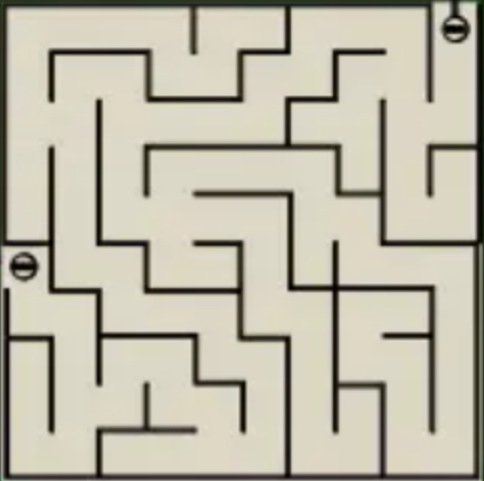
#> input picture maze-solver/maze.png, 484 x 481 px
$ python test.py
#> lines starting #> are read from the running program, lines starting #| are printed output that depends on the picture; after the words box and inside, x2 and y2 are one past the last pixel; in counts of white or black regions, pixels touching at a corner belong together
#!/usr/bin/env python3

import os
import cv2
import numpy as np

if __name__ == '__main__':
    image_file = 'maze.png'
    if not os.path.exists(image_file):
        print('\n[Error] Image not found')
        exit()
    original_img = cv2.imread(image_file, cv2.IMREAD_COLOR)
#> original_img is the input picture: shape (481, 484, 3); mean B, G, R 168.4, 184.8, 189.2
    original_img = cv2.rotate(original_img, cv2.ROTATE_90_COUNTERCLOCKWISE)
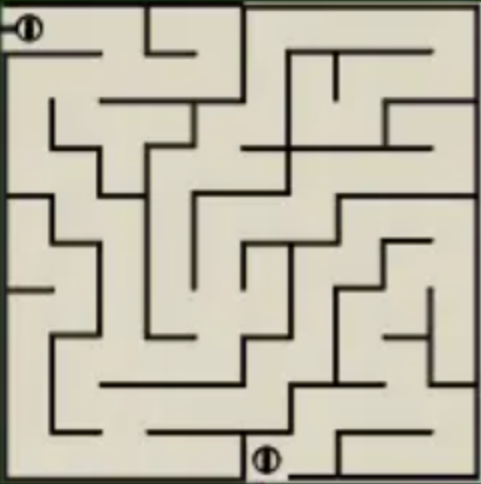
#> original_img: shape (484, 481, 3); mean B, G, R 168.4, 184.8, 189.2
    height, widht = original_img[:, :, 0].shape
#> height = 484; widht = 481
    original_img = cv2.resize(original_img, (height, height))
#> original_img: shape (484, 484, 3)
    img = cv2.cvtColor(original_img, cv2.COLOR_BGR2GRAY)
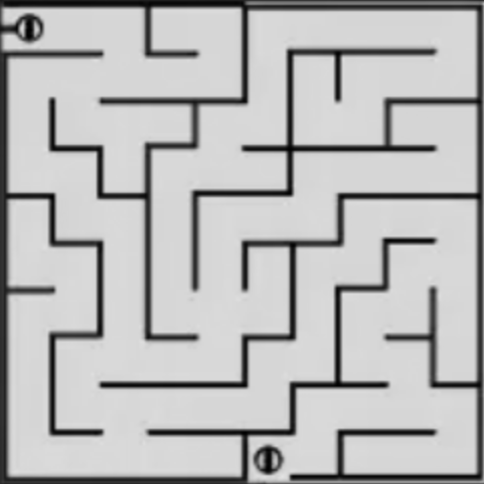
#> img: shape (484, 484); min 0, max 227, mean 184.2
    gray_blurred = cv2.blur(img, (3, 3))

    circles = cv2.HoughCircles(gray_blurred, cv2.HOUGH_GRADIENT, 1, 20,
                               param1=50, param2=30, minRadius=1,
                               maxRadius=40)
#> circles = [[29.5, 27.5, 14.1], [267.5, 460.5, 14.4]]

    print(circles)
#| [[[ 29.5  27.5  14.1]
#|   [267.5 460.5  14.4]]]

    if circles is not None:
        circles = np.uint16(np.around(circles))
#> circles = [[30, 28, 14], [268, 460, 14]]

        for pt in circles[0, :]:
            a, b, r = pt[0], pt[1], pt[2]
            cv2.circle(original_img, (a, b), r + 5, (0, 255, 0), 2)
#> this loop made 2 passes
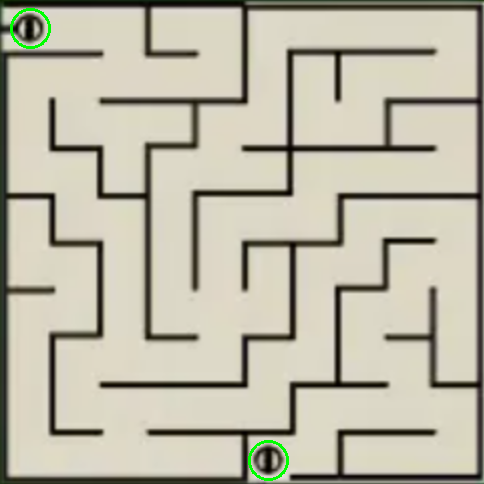
#> original_img: shape (484, 484, 3); mean B, G, R 167.8, 185, 188.6

    print(circles)
#| [[[ 30  28  14]
#|   [268 460  14]]]

    ret, img = cv2.threshold(img, 127, 255, cv2.THRESH_BINARY)
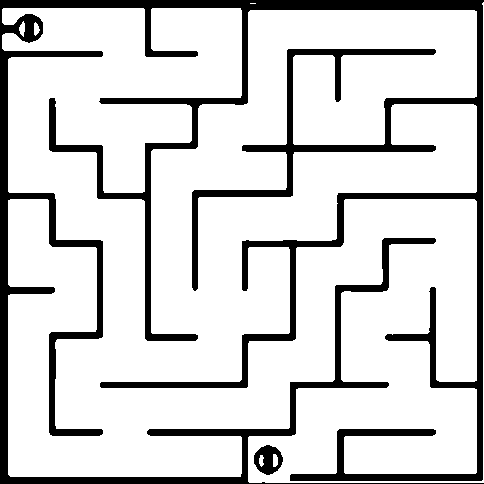
#> img: shape (484, 484); 83.2% white; 2 black regions, box (x1, y1, x2, y2) and area: (0, 0, 484, 484) 38727, (254, 445, 283, 475) 541
    cv2.imshow('Original Image', original_img)
    cv2.waitKey(0)
    cv2.imshow('Thresholded Image', img)
    cv2.waitKey(0)
    cv2.destroyAllWindows()
